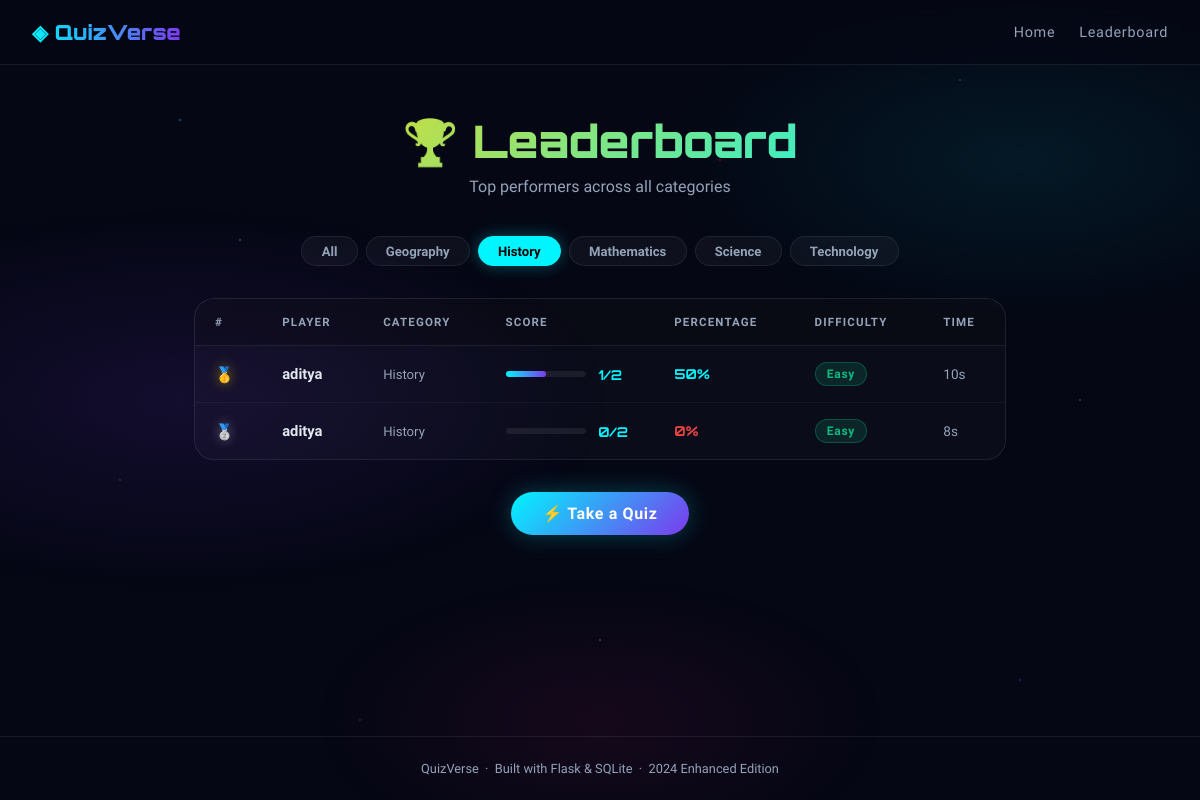
/leaderboard?category=History, run on the app's committed database.
### tables this page shows
CREATE TABLE scores (
    id          INTEGER PRIMARY KEY AUTOINCREMENT,
    player_name TEXT NOT NULL,
    score       INTEGER NOT NULL,
    total       INTEGER NOT NULL,
    percentage  INTEGER NOT NULL,
    category    TEXT NOT NULL,
    difficulty  TEXT NOT NULL,
    time_secs   INTEGER NOT NULL,
    played_at   TEXT NOT NULL
);

### app.py (the view)
@app.route('/leaderboard')
def leaderboard():
    category = request.args.get('category', 'All')
    db       = get_db()
    cats     = db.execute("SELECT DISTINCT category FROM questions ORDER BY category").fetchall()
    if category == 'All':
        rows = db.execute(
            "SELECT * FROM scores ORDER BY percentage DESC, time_secs ASC LIMIT 20"
        ).fetchall()
    else:
        rows = db.execute(
            "SELECT * FROM scores WHERE category=? ORDER BY percentage DESC, time_secs ASC LIMIT 20",
            (category,)
        ).fetchall()
    db.close()
    return render_template('leaderboard.html',
        rows       = rows,
        categories = ['All'] + [r['category'] for r in cats],
        selected   = category,
    )

### app.py (called while the page is built)
def get_db():
    conn = sqlite3.connect(DB_PATH)
    conn.row_factory = sqlite3.Row
    return conn

### templates/leaderboard.html (shortened to what this page needs)
{% extends 'base.html' %}
{% block content %}
<div class="lb-wrap">
  <div class="lb-header">
    <h1>🏆 Leaderboard</h1>
    <p>Top performers across all categories</p>
  </div>
  <div class="filter-row">
    {% for cat in categories %}
    <a href="/leaderboard?category={{ cat }}"
       class="filter-pill {{ 'active' if cat == selected else '' }}">
      {{ cat }}
    </a>
    {% endfor %}
  </div>
  <div class="lb-table">
    {% if rows %}
    <table>
      <thead>
        <tr>
          <th>#</th>
          <th>Player</th>
          <th>Category</th>
          <th>Score</th>
          <th>Percentage</th>
          <th>Difficulty</th>
          <th>Time</th>
        </tr>
      </thead>
      <tbody>
        {% for row in rows %}
        <tr>
          <td>
            <span class="rank {{ 'rank-1' if loop.index == 1 else ('rank-2' if loop.index == 2 else ('rank-3' if loop.index == 3 else '')) }}">
              {{ '🥇' if loop.index == 1 else ('🥈' if loop.index == 2 else ('🥉' if loop.index == 3 else loop.index)) }}
            </span>
          </td>
          <td style="font-weight:600;">{{ row['player_name'] }}</td>
          <td>
            <span style="color:var(--muted);font-size:.82rem;">{{ row['category'] }}</span>
          </td>
          <td>
            <div class="score-bar-wrap">
              <div class="score-bar">
                <div class="score-bar-fill" style="width:{{ row['percentage'] }}%"></div>
              </div>
              <span class="score-val">{{ row['score'] }}/{{ row['total'] }}</span>
            </div>
          </td>
          <td>
            <span style="font-family:'Orbitron',sans-serif;font-size:.85rem;font-weight:700;
              color: {{ '#ffd60a' if row['percentage'] >= 90 else ('#10b981' if row['percentage'] >= 70 else ('#00f5ff' if row['percentage'] >= 50 else '#ef4444')) }}">
              {{ row['percentage'] }}%
            </span>
          </td>
          <td>
            <span class="badge badge-{{ row['difficulty'] | lower }}">{{ row['difficulty'] }}</span>
          </td>
          <td style="color:var(--muted);font-size:.85rem;">
            {% if row['time_secs'] >= 60 %}
              {{ row['time_secs'] // 60 }}m {{ row['time_secs'] % 60 }}s
            {% else %}
              {{ row['time_secs'] }}s
            {% endif %}
          </td>
        </tr>
        {% endfor %}
      </tbody>
    </table>
    {% else %}
    <div class="empty-state">
      <div class="icon">🎮</div>
      <p>No scores yet for this category. Be the first!</p>
    </div>
    {% endif %}
  </div>
  <div class="lb-cta">
    <a href="/" class="btn btn-primary">⚡ Take a Quiz</a>
  </div>
</div>
{% endblock %}

### templates/base.html (style rules this page uses)
:root { --bg: #050714; --surface: rgba(255,255,255,0.04); --border: rgba(255,255,255,0.08); --cyan: #00f5ff; --purple: #7c3aed; --pink: #f72585; --gold: #ffd60a; --text: #e2e8f0; --muted: #94a3b8; --success: #10b981; --danger: #ef4444; --radius: 16px; }
*, *::before, *::after { box-sizing: border-box; margin: 0; padding: 0; }
body { background: var(--bg); color: var(--text); font-family: 'Exo 2', sans-serif; min-height: 100vh; overflow-x: hidden; position: relative; }
body::before { content: ''; position: fixed; inset: 0; background-image: radial-gradient(1px 1px at 20% 30%, rgba(255,255,255,.7) 0%, transparent 100%), radial-gradient(1px 1px at 80% 10%, rgba(255,255,255,.5) 0%, transparent 100%), radial-gradient(1px 1px at 50% 80%, rgba(255,255,255,.6) 0%, transparent 100%), radial-gradient(1px 1px at 10% 60%, rgba(255,255,255,.4) 0%, transparent 100%), radial-gradient(1px 1px at 90% 50%, rgba(255,255,255,.5) 0%, transparent 100%), radial-gradient(1px 1px at 30% 90%, rgba(255,255,255,.3) 0%, transparent 100%), radial-gradient(1px 1px at 70% 40%, rgba(255,255,255,.6) 0%, transparent 100%), radial-gradient(2px 2px at 15% 15%, rgba(0,245,255,.4) 0%, transparent 100%), radial-gradient(2px 2px at 85% 85%, rgba(124,58,237,.4) 0%, transparent 100%), radial-gradient(2px 2px at 60% 20%, rgba(247,37,133,.3) 0%, transparent 100%); pointer-events: none; z-index: 0; }
body::after { content: ''; position: fixed; inset: 0; background: radial-gradient(ellipse 60% 40% at 15% 50%, rgba(124,58,237,.12) 0%, transparent 60%), radial-gradient(ellipse 50% 35% at 85% 20%, rgba(0,245,255,.08) 0%, transparent 60%), radial-gradient(ellipse 40% 30% at 50% 90%, rgba(247,37,133,.07) 0%, transparent 60%); pointer-events: none; z-index: 0; }
.btn { display: inline-flex; align-items: center; justify-content: center; gap: .5rem; padding: .75rem 2rem; border-radius: 50px; border: none; font-family: 'Exo 2', sans-serif; font-weight: 600; font-size: 1rem; cursor: pointer; text-decoration: none; transition: all .25s; letter-spacing: .04em; }
.btn-primary { background: linear-gradient(135deg, var(--cyan), var(--purple)); color: #fff; box-shadow: 0 0 24px rgba(0,245,255,.25); }
.badge { display: inline-block; padding: .25rem .7rem; border-radius: 50px; font-size: .75rem; font-weight: 700; letter-spacing: .06em; }
.badge-easy { background: rgba(16,185,129,.15); color: #10b981; border: 1px solid rgba(16,185,129,.3); }

### data on the page
scores: index "🥇", player_name "aditya", category "History", score "1", total "2", percentage "50", difficulty "Easy", time_secs "10"
scores: index "🥈", player_name "aditya", category "History", score "0", total "2", percentage "0", difficulty "Easy", time_secs "8"

### other printed values
{{ cat }} "All" "Geography" "History" "Mathematics" "Science" "Technology"
{{ 2024 }} "2024"
